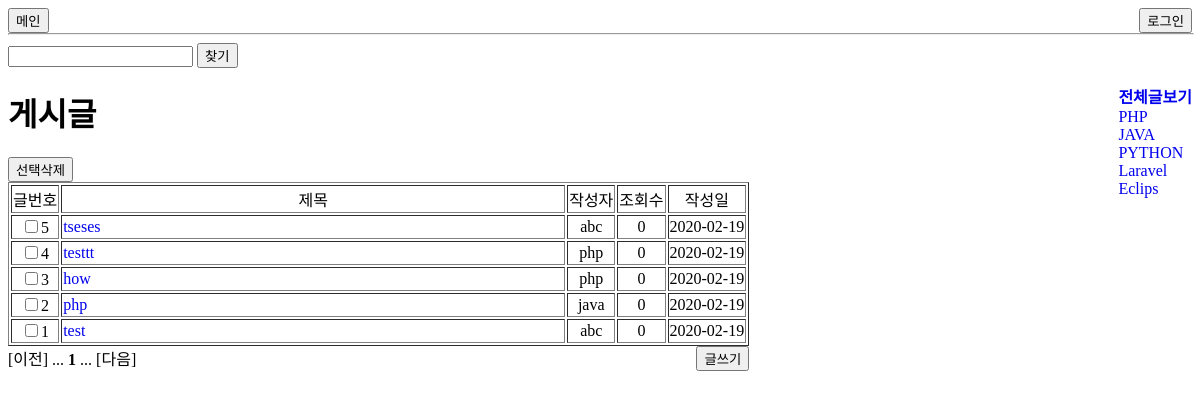
Page /list.php on the committed database.
### tables this page shows
create table contents_tb(
	content_no int primary key auto_increment,
    title varchar(20) not null,
    content mediumtext,
	user_no int,
    category_no int,
    write_dt datetime,
    view_cnt int default 0,
    foreign key (user_no) references user_tb(user_no) on delete cascade,
    foreign key (category_no) references category_tb(category_no) on delete cascade
)default charset = utf8;

create table category_tb(
	category_no int primary key auto_increment,
    category_nm varchar(20) 
)default charset = utf8;

### list.php (the view, shortened to what this page needs)
<!DOCTYPE html>
<html>
<head>
    <link rel="stylesheet" href="list.css">
</head>
<body>
<header>
    <div class='header'>
        <button id="main" onclick="location.href='main.php'">메인</button>
    <?php
    if(isset($_SESSION['id']))
    {   $id = $_SESSION['id'];
        ?>
        <button onclick="location.href='logout.php'"> 로그아웃</button>
        <a href="mypage.php"><button>마이페이지</button></a>
        <?php
        print '<div id="name">'.$id.' 님</div>';
    }
    else
    {?>
        <button onclick="location.href='login.html'"> 로그인</button>
        <?php
    }
    ?>
    </div>
</header>
<hr>
<div>
    <form action="list.php" method="get" autocomplete="off">
        <input type="text" name="search">
        <input type="submit" value="찾기">
    </form>
</div>
<div class="main">
<div class='main_content'>
<h1>게시글</h1>
<?php
$pdo = DB_conn();
try
{   $query = "SELECT is_admin from user_tb where id='$id'";
    $stmh = $pdo->prepare($query);
    $stmh->execute();
}
catch(PDOException $e){print 'err: '.$e->getMessage();}
$row = $stmh->fetch(PDO::FETCH_ASSOC);
$power = $row['is_admin'];
if($power==0)
{?>
    <form action="delete.php" method="POST">
        <input type="submit" value="선택삭제">
<?php
}
$category = 0;
$category_nm = '';
try
{
    if(isset($_GET['search']) && $category==0)
    {   $key = $_GET['search'];
        $query = "SELECT count(content_no) as total FROM list_view where title like '%$key%'";
        $stmh=$pdo->prepare($query);
        $stmh->execute();
    }
    elseif(isset($_GET['search']) && $category>0)
    {   $key = $_GET['search'];
        $query = "SELECT count(content_no) as total FROM list_view where title like '%$key%' and category_no=$category";
        $stmh=$pdo->prepare($query);
        $stmh->execute();
    }
    elseif($category>0)
    {   $query = "SELECT count(content_no) as total FROM list_view where category_no=$category";
        $stmh=$pdo->prepare($query);
        $stmh->execute();
    }
    else
    {   $query = "SELECT count(content_no) as total FROM list_view";
        $stmh=$pdo->prepare($query);
        $stmh->execute();
    }
}
catch(PDOException $e)
{   print 'err: '. $e->getMessage();   }
$row=$stmh->fetch(PDO::FETCH_ASSOC);
$total = $row['total'];
$page_set = 10;
$block_set = 5;
$total_page = ceil ($total / $page_set);
$total_block = ceil ($total_page / $block_set);
$page = 1;
$block = ceil ($page / $block_set);
$limit_idx = ($page - 1) * $page_set;
try
{
    if(isset($key) && $category==0)
    {   $query = "SELECT * from list_view where title like '%$key%' order by content_no desc limit $limit_idx, $page_set";
        $stmh=$pdo->prepare($query);
        $stmh->execute();
        print $key . ' 검색결과';
    }
    else
    if(isset($key) && $category>0)
    {   $query = "SELECT * from list_view where title like '%$key%' and category_no=$category order by content_no desc limit $limit_idx, $page_set";
        $stmh=$pdo->prepare($query);
        $stmh->execute();
        ?>
        <script>// 카테고리 이름으로 게시판 이름 변경
            $(document).ready(function(){
                $("h1").text("<?= $category_nm ?>");
            });
        </script>
        <?php
    }
    else
    if($category>0)
    {   $query = "SELECT * from list_view where category_no=$category order by content_no desc limit $limit_idx, $page_set";
        $stmh=$pdo->prepare($query);
        $stmh->execute();
        ?>
        <script>// 카테고리 이름으로 게시판 이름 변경
            $(document).ready(function(){
                $("h1").text("<?= $category_nm ?>");
            });
        </script>
        <?php
    }
    else
    {   $query = "SELECT * from list_view order by content_no desc limit $limit_idx, $page_set";
        $stmh=$pdo->prepare($query);
        $stmh->execute();
    }
}
catch(PDOException $e)
{   print 'err: '. $e->getMessage();   }
?>
<table border=1>
    <tr align="center">
        <td>글번호</td><td>제목</td><td>작성자</td><td>조회수</td><td>작성일</td>
    </tr>
<?php
if($power==0)
{   while($row=$stmh->fetch(PDO::FETCH_ASSOC))
    {   print "<tr>";
        print "<td align=center><input type='checkbox' name='check[]' value='".$row['content_no']."'>" . $row['content_no'] . "</td>";
        print "<td width=500px><a href='show.php?content_no=". $row['content_no'] ."'>" . $row['title'] . "</a></td>";
        print "<td align=center>".$row['id']."</td>";
        print "<td align=center>".$row['view_cnt']."</td>";
        $date = $row['write_dt'];
        $dateVal = substr($date,0,10);
        print "<td align=center>".$dateVal."</td>";
        print "</tr>";
    }
}
else
{   while($row=$stmh->fetch(PDO::FETCH_ASSOC))
    {   print "<tr>";
        print "<td align=center>" . $row['content_no'] . "</td>";
        print "<td width=500px><a href='show.php?content_no=". $row['content_no'] ."'>" . $row['title'] . "</a></td>";
        print "<td align=center>".$row['id']."</td>";
        print "<td align=center>".$row['view_cnt']."</td>";
        $date = $row['write_dt'];
        $dateVal = substr($date,0,10);
        print "<td align=center>".$dateVal."</td>";
        print "</tr>";
    }
}
?>
</table>
</form>
<?php
$first_page = (($block - 1) * $block_set) + 1;
$last_page = min ($total_page, $block * $block_set);
$prev_page = $page - 1;
$next_page = $page + 1;
$prev_block = $block - 1;
$next_block = $block + 1;
$prev_block_page = $prev_block * $block_set;
$next_block_page = $next_block * $block_set - ($block_set - 1);
print ($prev_page > 0) ? "<a href='".$_SERVER['PHP_SELF']."?page=$prev_page'>[이전]</a> " : "[이전] ";
print ($prev_block > 0) ? "<a href='".$_SERVER['PHP_SELF']."?page=$prev_block_page'>...</a> " : "... ";
for ($i=$first_page; $i<=$last_page; $i++) {
    print ($i != $page) ? "<a href='".$_SERVER['PHP_SELF']."?category=$category&page=$i'>$i</a> " : "<b>$i</b> ";
}
print ($next_block <= $total_block) ? "<a href='".$_SERVER['PHP_SELF']."?page=$next_block_page'>...</a> " : "... ";
print ($next_page <= $total_page) ? "<a href='".$_SERVER['PHP_SELF']."?page=$next_page'>[다음]</a>" : "[다음]";
?>
<button onclick="location.href='insert.php'">글쓰기</button>
</div>
<div class='category'>
    <ul>
        <a href="list.php?category=0"><li><b>전체글보기</b></li></a>
        <?php
        try
        {   $query = "SELECT * from category_tb";
            $stmh = $pdo->prepare($query);
            $stmh->execute();
        }
        catch(PDOException $e){ print 'err: '.$e->getMessage(); }
        while($row=$stmh->fetch(PDO::FETCH_ASSOC))
        {   $cg_no = $row['category_no'];
            $cg_nm = $row['category_nm'];
            print "<a href='list.php?category=$cg_no'><li>$cg_nm</li></a>";
        }
        ?>
    </ul>
</div>
</div>
</body>
</html>

### list.css (style rules this page uses)
.main { margin:0 auto; }
.main_content { float: left; }
.category { float: right; }
ul { list-style: none; }
a:link { text-decoration: none; }
button { float: right; }
hr { width:100%; top:26px; }
#main { float: left; }

### rows in the picture
contents_tb: content_no "5", title "tseses", id "abc", view_cnt "0", write_dt "2020-02-19"
contents_tb: content_no "4", title "testtt", id "php", view_cnt "0", write_dt "2020-02-19"
contents_tb: content_no "3", title "how", id "php", view_cnt "0", write_dt "2020-02-19"
contents_tb: content_no "2", title "php", id "java", view_cnt "0", write_dt "2020-02-19"
contents_tb: content_no "1", title "test", id "abc", view_cnt "0", write_dt "2020-02-19"
category_tb: category_nm "PHP"
category_tb: category_nm "JAVA"
category_tb: category_nm "PYTHON"
category_tb: category_nm "Laravel"
category_tb: category_nm "Eclips"
